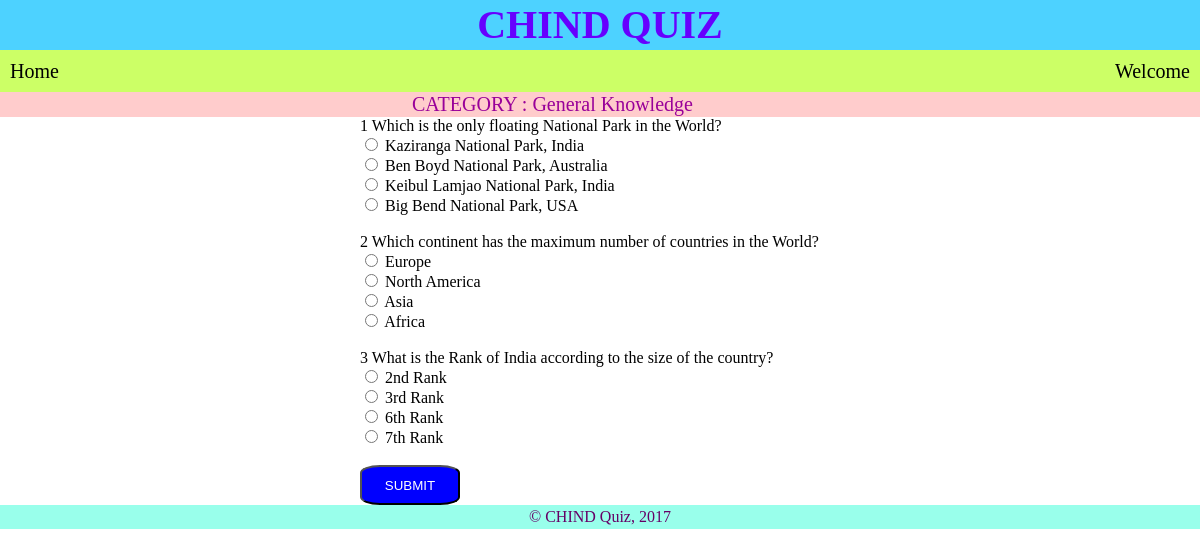
/includes/quiz.php?cat=General Knowledge, run on the app's committed database.
### tables this page shows
CREATE TABLE `questions` (
  `id` int(11) NOT NULL,
  `question` varchar(300) NOT NULL,
  `option1` varchar(200) NOT NULL,
  `option2` varchar(200) NOT NULL,
  `option3` varchar(200) NOT NULL,
  `option4` varchar(200) NOT NULL,
  `answer` int(11) NOT NULL,
  `category` varchar(100) NOT NULL
);

### includes/quiz.php (the view, shortened to what this page needs)
<?php
	require_once 'database.php';
?>
<!DOCTYPE html>
<html>
<head>
	<link rel="stylesheet" href="../style/style.css">
</head>
<body>
	<header>
		CHIND QUIZ
	</header>
	<div id="menu">
		<ul>
			<li><a href="../home.php">Home</a></li>
			<li class="right user">Welcome <?php echo $_SESSION['uname']; ?></li>
		</ul>
	</div>
	<div id="lgsg">
		CATEGORY : <?php echo $_GET['cat']; ?>
	</div>
	<div id="attempt">
		<form method="post" action="result.php">
			<?php
				$catn = $_GET['cat'];
				$sql_q = "SELECT * FROM questions WHERE category = '$catn'";
				$run_q = mysqli_query($con, $sql_q);
				$i = 1;
				while($row = mysqli_fetch_array($run_q)) {
					echo $i." ".$row['question']."<br>";
					echo "<input type='radio' value='1' name='res$i'> ".$row['option1']."<br>";
					echo "<input type='radio' value='2' name='res$i'> ".$row['option2']."<br>";
					echo "<input type='radio' value='3' name='res$i'> ".$row['option3']."<br>";
					echo "<input type='radio' value='4' name='res$i'> ".$row['option4']."<br><br>";
					$i++;
				}
				echo "<button type='submit'>SUBMIT</button>";
			?>
		</form>
	</div>
	<footer>&copy; CHIND Quiz, 2017</footer>
</body>
</html>

### style/style.css (style rules this page uses)
body { margin: 0; padding: 0; }
header { color: #6600ff; background-color: #4dd2ff; text-align: center; font-size:40px; line-height: 50px; height: 50px; font-weight: bolder; }
#lgsg { width: 100%; height: 25px; text-align: center; font-size: 20px; line-height: 25px; color: #990099; background-color: #ffcccc; }
button { width: 100px; height: 40px; border-radius: 20%; background-color: blue; color: white; }
#menu { height: 42px; width: 100%; background-color: #ccff66; position: relative; }
#menu ul, .nav ul { margin: 0; padding: 0; }
#menu ul li { list-style: none; display: inline-block; font-size: 20px; padding: 10px; }
a { text-decoration: none; color: black; }
.right { float: right; }
footer { color: #660066; background-color: #99ffeb; height: 24px; text-align: center; line-height: 24px; clear: both; }
#attempt { margin-left: 30%; }

### data on the page
questions: question "Which is the only floating National Park in the World?", option1 "Kaziranga National Park, India", option2 "Ben Boyd National Park, Australia", option3 "Keibul Lamjao National Park, India", option4 "Big Bend National Park, USA"
questions: question "Which continent has the maximum number of countries in the World?", option1 "Europe", option2 "North America", option3 "Asia", option4 "Africa"
questions: question "What is the Rank of India according to the size of the country?", option1 "2nd Rank", option2 "3rd Rank", option3 "6th Rank", option4 "7th Rank"

### other printed values
$_GET['cat'] "General Knowledge"
